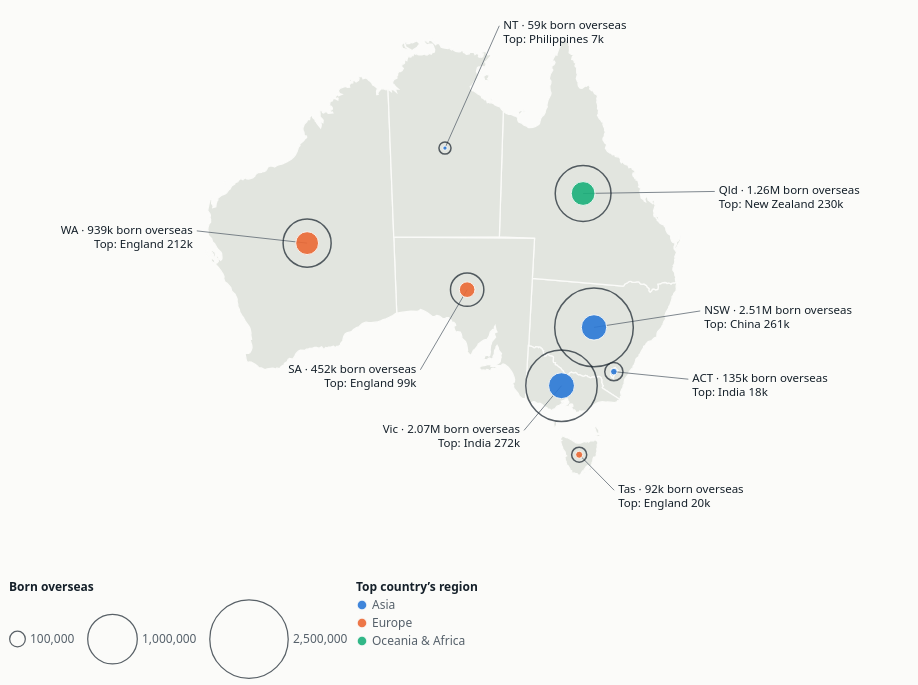

Vega-Lite specification for this chart:
### Vega-Lite specification from a JSON file in a GitHub repository (floating-point values rounded to 4 significant figures; data arrays with more than 128 entries replaced by an {"elided": "..."} marker saying what was removed)
{"$schema": "https://vega.github.io/schema/vega-lite/v5.json", "width": 900, "height": 560, "autosize": {"type": "pad"}, "config": {"background": null, "font": "IBM Plex Sans, Segoe UI, system-ui, sans-serif", "padding": 4, "view": {"stroke": null}, "axis": {"labelColor": "#56616b", "titleColor": "#56616b", "gridColor": "#d6dbd5", "domainColor": "#d6dbd5", "tickColor": "#d6dbd5", "labelFont": "IBM Plex Mono, ui-monospace, Menlo, monospace", "labelFontSize": 11, "titleFont": "IBM Plex Sans, Segoe UI, system-ui, sans-serif", "titleFontWeight": 500}, "legend": {"labelColor": "#56616b", "titleColor": "#15202a", "labelFont": "IBM Plex Sans, Segoe UI, system-ui, sans-serif", "titleFont": "IBM Plex Sans, Segoe UI, system-ui, sans-serif", "titleFontWeight": 600, "labelFontSize": 12, "titleFontSize": 12, "symbolStrokeColor": "#fbfbf9"}, "text": {"color": "#15202a", "font": "IBM Plex Sans, Segoe UI, system-ui, sans-serif"}, "tooltipFormat": {"numberFormat": ",.0f"}}, "projection": {"type": "conicEqualArea", "parallels": [-18, -36], "rotate": [-134, 0]}, "layer": [{"data": {"values": {"type": "Topology", "arcs": {"elided": "106 rows, 2810 int values in total"}, "transform": {"scale": [0.002035, 0.001652], "translate": [112.9, -43.63]}, "objects": {"states": {"type": "GeometryCollection", "geometries": [{"arcs": [[0, 1, 2, 3, 4, 5, 6, 7, 8, 9, 10, 11, 12, 13, 14, 15, 16, 17, 18, 19, 20, 21, 22, 23, 24, 25, 26, 27, 28, 29, 30, 31, 32, 33, 34, 35, 36, 37, 38, 39, 40, 41, 42, 43, 44, 45], [46]], "type": "Polygon", "properties": {"STATE_CODE": "1", "STATE_NAME": "New South Wales"}, "id": 0}, {"arcs": [[47, 48, 49, -38, 50, -36, 51, -34, 52, -32, 53, -30, 54, -28, 55, -26, 56, 57, -23, 58, -21, 59, 60, 61, -17, 62, -15, 63, -13, 64, -11, 65, -9, 66, -7, 67, -5, 68, 69, 70, -1, 71]], "type": "Polygon", "properties": {"STATE_CODE": "2", "STATE_NAME": "Victoria"}, "id": 1}, {"arcs": [[[-45, 72, -43, 73, -41, 74, 75, 76, 77]], [[78]], [[79]], [[80]], [[81]], [[82]]], "type": "MultiPolygon", "properties": {"STATE_CODE": "3", "STATE_NAME": "Queensland"}, "id": 2}, {"arcs": [[[83, 84, -48, 85]], [[86]]], "type": "MultiPolygon", "properties": {"STATE_CODE": "4", "STATE_NAME": "South Australia"}, "id": 3}, {"arcs": [[[87, 88]], [[89]], [[90]], [[91]]], "type": "MultiPolygon", "properties": {"STATE_CODE": "5", "STATE_NAME": "Western Australia"}, "id": 4}, {"arcs": [[[92]], [[93]], [[94]], [[95]], [[96]], [[97]]], "type": "MultiPolygon", "properties": {"STATE_CODE": "6", "STATE_NAME": "Tasmania"}, "id": 5}, {"arcs": [[[-77, 98, 99]], [[100]], [[101]], [[102]], [[103]], [[104]], [[105]]], "type": "MultiPolygon", "properties": {"STATE_CODE": "7", "STATE_NAME": "Northern Territory"}, "id": 6}, {"arcs": [[-47]], "type": "Polygon", "properties": {"STATE_CODE": "8", "STATE_NAME": "Australian Capital Territory"}, "id": 7}]}}}, "format": {"type": "topojson", "feature": "states"}}, "mark": {"type": "geoshape", "fill": "#e2e5df", "stroke": "#fbfbf9", "strokeWidth": 1.25}}, {"data": {"values": [{"name": "Western Australia", "abbr": "WA", "lon": 121.6, "lat": -26, "tot": 938900, "top": "England", "topn": 211730, "clon": 112.5, "clat": -24, "cside": "l", "topRegion": "Europe", "l1": "WA · 939k born overseas", "l2": "Top: England 212k", "lines": ["WA · 939k born overseas", "Top: England 212k"]}, {"name": "Victoria", "abbr": "Vic", "lon": 144.3, "lat": -36.9, "tot": 2072570, "top": "India", "topn": 272250, "clon": 141, "clat": -40.5, "cside": "l", "topRegion": "Asia", "l1": "Vic · 2.07M born overseas", "l2": "Top: India 272k", "lines": ["Vic · 2.07M born overseas", "Top: India 272k"]}, {"name": "New South Wales", "abbr": "NSW", "lon": 146.8, "lat": -32.3, "tot": 2510260, "top": "China", "topn": 261330, "clon": 156, "clat": -30, "cside": "r", "topRegion": "Asia", "l1": "NSW · 2.51M born overseas", "l2": "Top: China 261k", "lines": ["NSW · 2.51M born overseas", "Top: China 261k"]}, {"name": "Australian Capital Territory", "abbr": "ACT", "lon": 149.1, "lat": -35.45, "tot": 134900, "top": "India", "topn": 17510, "clon": 156, "clat": -35.2, "cside": "r", "topRegion": "Asia", "l1": "ACT · 135k born overseas", "l2": "Top: India 18k", "lines": ["ACT · 135k born overseas", "Top: India 18k"]}, {"name": "South Australia", "abbr": "SA", "lon": 135.3, "lat": -30, "tot": 452410, "top": "England", "topn": 98770, "clon": 131, "clat": -36, "cside": "l", "topRegion": "Europe", "l1": "SA · 452k born overseas", "l2": "Top: England 99k", "lines": ["SA · 452k born overseas", "Top: England 99k"]}, {"name": "Queensland", "abbr": "Qld", "lon": 144.8, "lat": -22.4, "tot": 1263640, "top": "New Zealand", "topn": 229920, "clon": 155.5, "clat": -21, "cside": "r", "topRegion": "Oceania & Africa", "l1": "Qld · 1.26M born overseas", "l2": "Top: New Zealand 230k", "lines": ["Qld · 1.26M born overseas", "Top: New Zealand 230k"]}, {"name": "Northern Territory", "abbr": "NT", "lon": 133.4, "lat": -19.4, "tot": 59240, "top": "Philippines", "topn": 7320, "clon": 137.5, "clat": -10, "cside": "r", "topRegion": "Asia", "l1": "NT · 59k born overseas", "l2": "Top: Philippines 7k", "lines": ["NT · 59k born overseas", "Top: Philippines 7k"]}, {"name": "Tasmania", "abbr": "Tas", "lon": 146.6, "lat": -42.05, "tot": 92320, "top": "England", "topn": 20420, "clon": 150.5, "clat": -44.5, "cside": "r", "topRegion": "Europe", "l1": "Tas · 92k born overseas", "l2": "Top: England 20k", "lines": ["Tas · 92k born overseas", "Top: England 20k"]}]}, "mark": {"type": "rule", "strokeWidth": 0.75}, "transform": [{"filter": "true"}], "encoding": {"longitude": {"field": "lon", "type": "quantitative"}, "latitude": {"field": "lat", "type": "quantitative"}, "longitude2": {"field": "clon"}, "latitude2": {"field": "clat"}, "color": {"value": "#56616b"}}}, {"data": {"values": [{"name": "Western Australia", "abbr": "WA", "lon": 121.6, "lat": -26, "tot": 938900, "top": "England", "topn": 211730, "clon": 112.5, "clat": -24, "cside": "l", "topRegion": "Europe", "l1": "WA · 939k born overseas", "l2": "Top: England 212k", "lines": ["WA · 939k born overseas", "Top: England 212k"]}, {"name": "Victoria", "abbr": "Vic", "lon": 144.3, "lat": -36.9, "tot": 2072570, "top": "India", "topn": 272250, "clon": 141, "clat": -40.5, "cside": "l", "topRegion": "Asia", "l1": "Vic · 2.07M born overseas", "l2": "Top: India 272k", "lines": ["Vic · 2.07M born overseas", "Top: India 272k"]}, {"name": "New South Wales", "abbr": "NSW", "lon": 146.8, "lat": -32.3, "tot": 2510260, "top": "China", "topn": 261330, "clon": 156, "clat": -30, "cside": "r", "topRegion": "Asia", "l1": "NSW · 2.51M born overseas", "l2": "Top: China 261k", "lines": ["NSW · 2.51M born overseas", "Top: China 261k"]}, {"name": "Australian Capital Territory", "abbr": "ACT", "lon": 149.1, "lat": -35.45, "tot": 134900, "top": "India", "topn": 17510, "clon": 156, "clat": -35.2, "cside": "r", "topRegion": "Asia", "l1": "ACT · 135k born overseas", "l2": "Top: India 18k", "lines": ["ACT · 135k born overseas", "Top: India 18k"]}, {"name": "South Australia", "abbr": "SA", "lon": 135.3, "lat": -30, "tot": 452410, "top": "England", "topn": 98770, "clon": 131, "clat": -36, "cside": "l", "topRegion": "Europe", "l1": "SA · 452k born overseas", "l2": "Top: England 99k", "lines": ["SA · 452k born overseas", "Top: England 99k"]}, {"name": "Queensland", "abbr": "Qld", "lon": 144.8, "lat": -22.4, "tot": 1263640, "top": "New Zealand", "topn": 229920, "clon": 155.5, "clat": -21, "cside": "r", "topRegion": "Oceania & Africa", "l1": "Qld · 1.26M born overseas", "l2": "Top: New Zealand 230k", "lines": ["Qld · 1.26M born overseas", "Top: New Zealand 230k"]}, {"name": "Northern Territory", "abbr": "NT", "lon": 133.4, "lat": -19.4, "tot": 59240, "top": "Philippines", "topn": 7320, "clon": 137.5, "clat": -10, "cside": "r", "topRegion": "Asia", "l1": "NT · 59k born overseas", "l2": "Top: Philippines 7k", "lines": ["NT · 59k born overseas", "Top: Philippines 7k"]}, {"name": "Tasmania", "abbr": "Tas", "lon": 146.6, "lat": -42.05, "tot": 92320, "top": "England", "topn": 20420, "clon": 150.5, "clat": -44.5, "cside": "r", "topRegion": "Europe", "l1": "Tas · 92k born overseas", "l2": "Top: England 20k", "lines": ["Tas · 92k born overseas", "Top: England 20k"]}]}, "mark": {"type": "circle", "filled": false, "strokeWidth": 1.5}, "encoding": {"longitude": {"field": "lon", "type": "quantitative"}, "latitude": {"field": "lat", "type": "quantitative"}, "size": {"field": "tot", "type": "quantitative", "scale": {"domain": [0, 2600000], "range": [0, 6400]}, "legend": {"title": "Born overseas", "values": [100000, 1000000, 2500000], "format": ",.0f", "orient": "bottom", "direction": "horizontal", "symbolStrokeColor": "#15202a", "symbolFillColor": "transparent", "symbolStrokeWidth": 1.25}}, "color": {"value": "#15202a"}, "order": {"field": "tot", "sort": "descending"}, "tooltip": [{"field": "name", "title": "State / territory"}, {"field": "tot", "title": "Born overseas", "format": ","}, {"field": "top", "title": "Top country of birth"}, {"field": "topn", "title": "Residents born there", "format": ","}]}}, {"data": {"values": [{"name": "Western Australia", "abbr": "WA", "lon": 121.6, "lat": -26, "tot": 938900, "top": "England", "topn": 211730, "clon": 112.5, "clat": -24, "cside": "l", "topRegion": "Europe", "l1": "WA · 939k born overseas", "l2": "Top: England 212k", "lines": ["WA · 939k born overseas", "Top: England 212k"]}, {"name": "Victoria", "abbr": "Vic", "lon": 144.3, "lat": -36.9, "tot": 2072570, "top": "India", "topn": 272250, "clon": 141, "clat": -40.5, "cside": "l", "topRegion": "Asia", "l1": "Vic · 2.07M born overseas", "l2": "Top: India 272k", "lines": ["Vic · 2.07M born overseas", "Top: India 272k"]}, {"name": "New South Wales", "abbr": "NSW", "lon": 146.8, "lat": -32.3, "tot": 2510260, "top": "China", "topn": 261330, "clon": 156, "clat": -30, "cside": "r", "topRegion": "Asia", "l1": "NSW · 2.51M born overseas", "l2": "Top: China 261k", "lines": ["NSW · 2.51M born overseas", "Top: China 261k"]}, {"name": "Australian Capital Territory", "abbr": "ACT", "lon": 149.1, "lat": -35.45, "tot": 134900, "top": "India", "topn": 17510, "clon": 156, "clat": -35.2, "cside": "r", "topRegion": "Asia", "l1": "ACT · 135k born overseas", "l2": "Top: India 18k", "lines": ["ACT · 135k born overseas", "Top: India 18k"]}, {"name": "South Australia", "abbr": "SA", "lon": 135.3, "lat": -30, "tot": 452410, "top": "England", "topn": 98770, "clon": 131, "clat": -36, "cside": "l", "topRegion": "Europe", "l1": "SA · 452k born overseas", "l2": "Top: England 99k", "lines": ["SA · 452k born overseas", "Top: England 99k"]}, {"name": "Queensland", "abbr": "Qld", "lon": 144.8, "lat": -22.4, "tot": 1263640, "top": "New Zealand", "topn": 229920, "clon": 155.5, "clat": -21, "cside": "r", "topRegion": "Oceania & Africa", "l1": "Qld · 1.26M born overseas", "l2": "Top: New Zealand 230k", "lines": ["Qld · 1.26M born overseas", "Top: New Zealand 230k"]}, {"name": "Northern Territory", "abbr": "NT", "lon": 133.4, "lat": -19.4, "tot": 59240, "top": "Philippines", "topn": 7320, "clon": 137.5, "clat": -10, "cside": "r", "topRegion": "Asia", "l1": "NT · 59k born overseas", "l2": "Top: Philippines 7k", "lines": ["NT · 59k born overseas", "Top: Philippines 7k"]}, {"name": "Tasmania", "abbr": "Tas", "lon": 146.6, "lat": -42.05, "tot": 92320, "top": "England", "topn": 20420, "clon": 150.5, "clat": -44.5, "cside": "r", "topRegion": "Europe", "l1": "Tas · 92k born overseas", "l2": "Top: England 20k", "lines": ["Tas · 92k born overseas", "Top: England 20k"]}]}, "mark": {"type": "circle", "opacity": 0.9, "stroke": "#fbfbf9", "strokeWidth": 1}, "encoding": {"longitude": {"field": "lon", "type": "quantitative"}, "latitude": {"field": "lat", "type": "quantitative"}, "size": {"field": "topn", "type": "quantitative", "scale": {"domain": [0, 2600000], "range": [0, 6400]}, "legend": null}, "color": {"field": "topRegion", "type": "nominal", "scale": {"domain": ["Asia", "Europe", "Oceania & Africa"], "range": ["#2a78d6", "#eb6834", "#1baf7a"]}, "legend": {"title": "Top country’s region", "orient": "bottom", "direction": "vertical"}}, "tooltip": [{"field": "name", "title": "State / territory"}, {"field": "top", "title": "Top country of birth"}, {"field": "topn", "title": "Residents born there", "format": ","}]}}, {"data": {"values": [{"name": "Western Australia", "abbr": "WA", "lon": 121.6, "lat": -26, "tot": 938900, "top": "England", "topn": 211730, "clon": 112.5, "clat": -24, "cside": "l", "topRegion": "Europe", "l1": "WA · 939k born overseas", "l2": "Top: England 212k", "lines": ["WA · 939k born overseas", "Top: England 212k"]}, {"name": "Victoria", "abbr": "Vic", "lon": 144.3, "lat": -36.9, "tot": 2072570, "top": "India", "topn": 272250, "clon": 141, "clat": -40.5, "cside": "l", "topRegion": "Asia", "l1": "Vic · 2.07M born overseas", "l2": "Top: India 272k", "lines": ["Vic · 2.07M born overseas", "Top: India 272k"]}, {"name": "New South Wales", "abbr": "NSW", "lon": 146.8, "lat": -32.3, "tot": 2510260, "top": "China", "topn": 261330, "clon": 156, "clat": -30, "cside": "r", "topRegion": "Asia", "l1": "NSW · 2.51M born overseas", "l2": "Top: China 261k", "lines": ["NSW · 2.51M born overseas", "Top: China 261k"]}, {"name": "Australian Capital Territory", "abbr": "ACT", "lon": 149.1, "lat": -35.45, "tot": 134900, "top": "India", "topn": 17510, "clon": 156, "clat": -35.2, "cside": "r", "topRegion": "Asia", "l1": "ACT · 135k born overseas", "l2": "Top: India 18k", "lines": ["ACT · 135k born overseas", "Top: India 18k"]}, {"name": "South Australia", "abbr": "SA", "lon": 135.3, "lat": -30, "tot": 452410, "top": "England", "topn": 98770, "clon": 131, "clat": -36, "cside": "l", "topRegion": "Europe", "l1": "SA · 452k born overseas", "l2": "Top: England 99k", "lines": ["SA · 452k born overseas", "Top: England 99k"]}, {"name": "Queensland", "abbr": "Qld", "lon": 144.8, "lat": -22.4, "tot": 1263640, "top": "New Zealand", "topn": 229920, "clon": 155.5, "clat": -21, "cside": "r", "topRegion": "Oceania & Africa", "l1": "Qld · 1.26M born overseas", "l2": "Top: New Zealand 230k", "lines": ["Qld · 1.26M born overseas", "Top: New Zealand 230k"]}, {"name": "Northern Territory", "abbr": "NT", "lon": 133.4, "lat": -19.4, "tot": 59240, "top": "Philippines", "topn": 7320, "clon": 137.5, "clat": -10, "cside": "r", "topRegion": "Asia", "l1": "NT · 59k born overseas", "l2": "Top: Philippines 7k", "lines": ["NT · 59k born overseas", "Top: Philippines 7k"]}, {"name": "Tasmania", "abbr": "Tas", "lon": 146.6, "lat": -42.05, "tot": 92320, "top": "England", "topn": 20420, "clon": 150.5, "clat": -44.5, "cside": "r", "topRegion": "Europe", "l1": "Tas · 92k born overseas", "l2": "Top: England 20k", "lines": ["Tas · 92k born overseas", "Top: England 20k"]}]}, "transform": [{"filter": "datum.cside == 'r'"}], "mark": {"type": "text", "align": "left", "dx": 4, "baseline": "middle", "fontSize": 11.5, "lineHeight": 14, "font": "IBM Plex Sans, Segoe UI, system-ui, sans-serif"}, "encoding": {"longitude": {"field": "clon", "type": "quantitative"}, "latitude": {"field": "clat", "type": "quantitative"}, "text": {"field": "lines"}, "color": {"value": "#15202a"}}}, {"data": {"values": [{"name": "Western Australia", "abbr": "WA", "lon": 121.6, "lat": -26, "tot": 938900, "top": "England", "topn": 211730, "clon": 112.5, "clat": -24, "cside": "l", "topRegion": "Europe", "l1": "WA · 939k born overseas", "l2": "Top: England 212k", "lines": ["WA · 939k born overseas", "Top: England 212k"]}, {"name": "Victoria", "abbr": "Vic", "lon": 144.3, "lat": -36.9, "tot": 2072570, "top": "India", "topn": 272250, "clon": 141, "clat": -40.5, "cside": "l", "topRegion": "Asia", "l1": "Vic · 2.07M born overseas", "l2": "Top: India 272k", "lines": ["Vic · 2.07M born overseas", "Top: India 272k"]}, {"name": "New South Wales", "abbr": "NSW", "lon": 146.8, "lat": -32.3, "tot": 2510260, "top": "China", "topn": 261330, "clon": 156, "clat": -30, "cside": "r", "topRegion": "Asia", "l1": "NSW · 2.51M born overseas", "l2": "Top: China 261k", "lines": ["NSW · 2.51M born overseas", "Top: China 261k"]}, {"name": "Australian Capital Territory", "abbr": "ACT", "lon": 149.1, "lat": -35.45, "tot": 134900, "top": "India", "topn": 17510, "clon": 156, "clat": -35.2, "cside": "r", "topRegion": "Asia", "l1": "ACT · 135k born overseas", "l2": "Top: India 18k", "lines": ["ACT · 135k born overseas", "Top: India 18k"]}, {"name": "South Australia", "abbr": "SA", "lon": 135.3, "lat": -30, "tot": 452410, "top": "England", "topn": 98770, "clon": 131, "clat": -36, "cside": "l", "topRegion": "Europe", "l1": "SA · 452k born overseas", "l2": "Top: England 99k", "lines": ["SA · 452k born overseas", "Top: England 99k"]}, {"name": "Queensland", "abbr": "Qld", "lon": 144.8, "lat": -22.4, "tot": 1263640, "top": "New Zealand", "topn": 229920, "clon": 155.5, "clat": -21, "cside": "r", "topRegion": "Oceania & Africa", "l1": "Qld · 1.26M born overseas", "l2": "Top: New Zealand 230k", "lines": ["Qld · 1.26M born overseas", "Top: New Zealand 230k"]}, {"name": "Northern Territory", "abbr": "NT", "lon": 133.4, "lat": -19.4, "tot": 59240, "top": "Philippines", "topn": 7320, "clon": 137.5, "clat": -10, "cside": "r", "topRegion": "Asia", "l1": "NT · 59k born overseas", "l2": "Top: Philippines 7k", "lines": ["NT · 59k born overseas", "Top: Philippines 7k"]}, {"name": "Tasmania", "abbr": "Tas", "lon": 146.6, "lat": -42.05, "tot": 92320, "top": "England", "topn": 20420, "clon": 150.5, "clat": -44.5, "cside": "r", "topRegion": "Europe", "l1": "Tas · 92k born overseas", "l2": "Top: England 20k", "lines": ["Tas · 92k born overseas", "Top: England 20k"]}]}, "transform": [{"filter": "datum.cside == 'l'"}], "mark": {"type": "text", "align": "right", "dx": -4, "baseline": "middle", "fontSize": 11.5, "lineHeight": 14, "font": "IBM Plex Sans, Segoe UI, system-ui, sans-serif"}, "encoding": {"longitude": {"field": "clon", "type": "quantitative"}, "latitude": {"field": "clat", "type": "quantitative"}, "text": {"field": "lines"}, "color": {"value": "#15202a"}}}, {"data": {"values": [{"name": "Western Australia", "abbr": "WA", "lon": 121.6, "lat": -26, "tot": 938900, "top": "England", "topn": 211730, "clon": 112.5, "clat": -24, "cside": "l", "topRegion": "Europe", "l1": "WA · 939k born overseas", "l2": "Top: England 212k", "lines": ["WA · 939k born overseas", "Top: England 212k"]}, {"name": "Victoria", "abbr": "Vic", "lon": 144.3, "lat": -36.9, "tot": 2072570, "top": "India", "topn": 272250, "clon": 141, "clat": -40.5, "cside": "l", "topRegion": "Asia", "l1": "Vic · 2.07M born overseas", "l2": "Top: India 272k", "lines": ["Vic · 2.07M born overseas", "Top: India 272k"]}, {"name": "New South Wales", "abbr": "NSW", "lon": 146.8, "lat": -32.3, "tot": 2510260, "top": "China", "topn": 261330, "clon": 156, "clat": -30, "cside": "r", "topRegion": "Asia", "l1": "NSW · 2.51M born overseas", "l2": "Top: China 261k", "lines": ["NSW · 2.51M born overseas", "Top: China 261k"]}, {"name": "Australian Capital Territory", "abbr": "ACT", "lon": 149.1, "lat": -35.45, "tot": 134900, "top": "India", "topn": 17510, "clon": 156, "clat": -35.2, "cside": "r", "topRegion": "Asia", "l1": "ACT · 135k born overseas", "l2": "Top: India 18k", "lines": ["ACT · 135k born overseas", "Top: India 18k"]}, {"name": "South Australia", "abbr": "SA", "lon": 135.3, "lat": -30, "tot": 452410, "top": "England", "topn": 98770, "clon": 131, "clat": -36, "cside": "l", "topRegion": "Europe", "l1": "SA · 452k born overseas", "l2": "Top: England 99k", "lines": ["SA · 452k born overseas", "Top: England 99k"]}, {"name": "Queensland", "abbr": "Qld", "lon": 144.8, "lat": -22.4, "tot": 1263640, "top": "New Zealand", "topn": 229920, "clon": 155.5, "clat": -21, "cside": "r", "topRegion": "Oceania & Africa", "l1": "Qld · 1.26M born overseas", "l2": "Top: New Zealand 230k", "lines": ["Qld · 1.26M born overseas", "Top: New Zealand 230k"]}, {"name": "Northern Territory", "abbr": "NT", "lon": 133.4, "lat": -19.4, "tot": 59240, "top": "Philippines", "topn": 7320, "clon": 137.5, "clat": -10, "cside": "r", "topRegion": "Asia", "l1": "NT · 59k born overseas", "l2": "Top: Philippines 7k", "lines": ["NT · 59k born overseas", "Top: Philippines 7k"]}, {"name": "Tasmania", "abbr": "Tas", "lon": 146.6, "lat": -42.05, "tot": 92320, "top": "England", "topn": 20420, "clon": 150.5, "clat": -44.5, "cside": "r", "topRegion": "Europe", "l1": "Tas · 92k born overseas", "l2": "Top: England 20k", "lines": ["Tas · 92k born overseas", "Top: England 20k"]}]}, "transform": [{"filter": "false"}], "mark": {"type": "text", "align": "left", "dx": 9, "dy": -9, "fontSize": 10.5, "font": "IBM Plex Mono, ui-monospace, Menlo, monospace", "fontWeight": 600, "baseline": "middle"}, "encoding": {"longitude": {"field": "lon", "type": "quantitative"}, "latitude": {"field": "lat", "type": "quantitative"}, "text": {"field": "abbr"}, "color": {"value": "#15202a"}}}, {"data": {"values": [{"type": "Feature", "properties": {}, "geometry": {"type": "MultiPoint", "coordinates": [[101, -8], [168, -8], [168, -46], [101, -46]]}}]}, "mark": {"type": "geoshape", "opacity": 0, "filled": false, "strokeOpacity": 0}}], "background": "#fbfbf9"}
